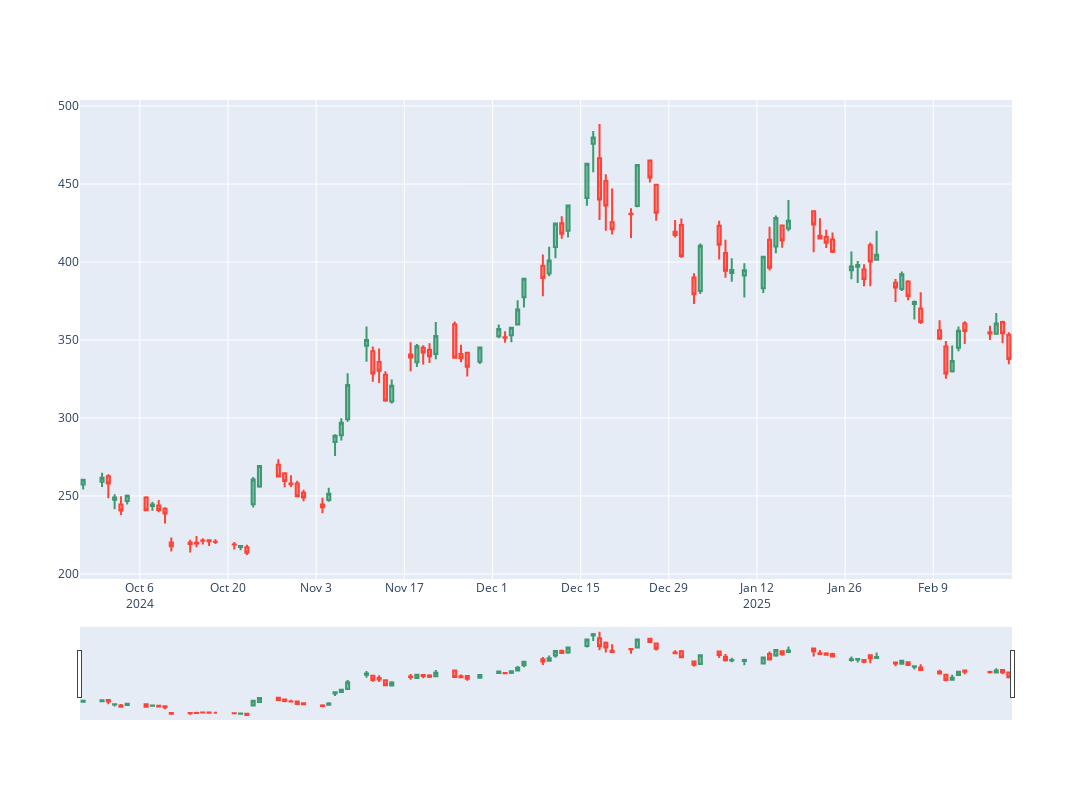

Here is the notebook cell this chart was saved with:
### Code cell
client.plot_candlestick(df4)
